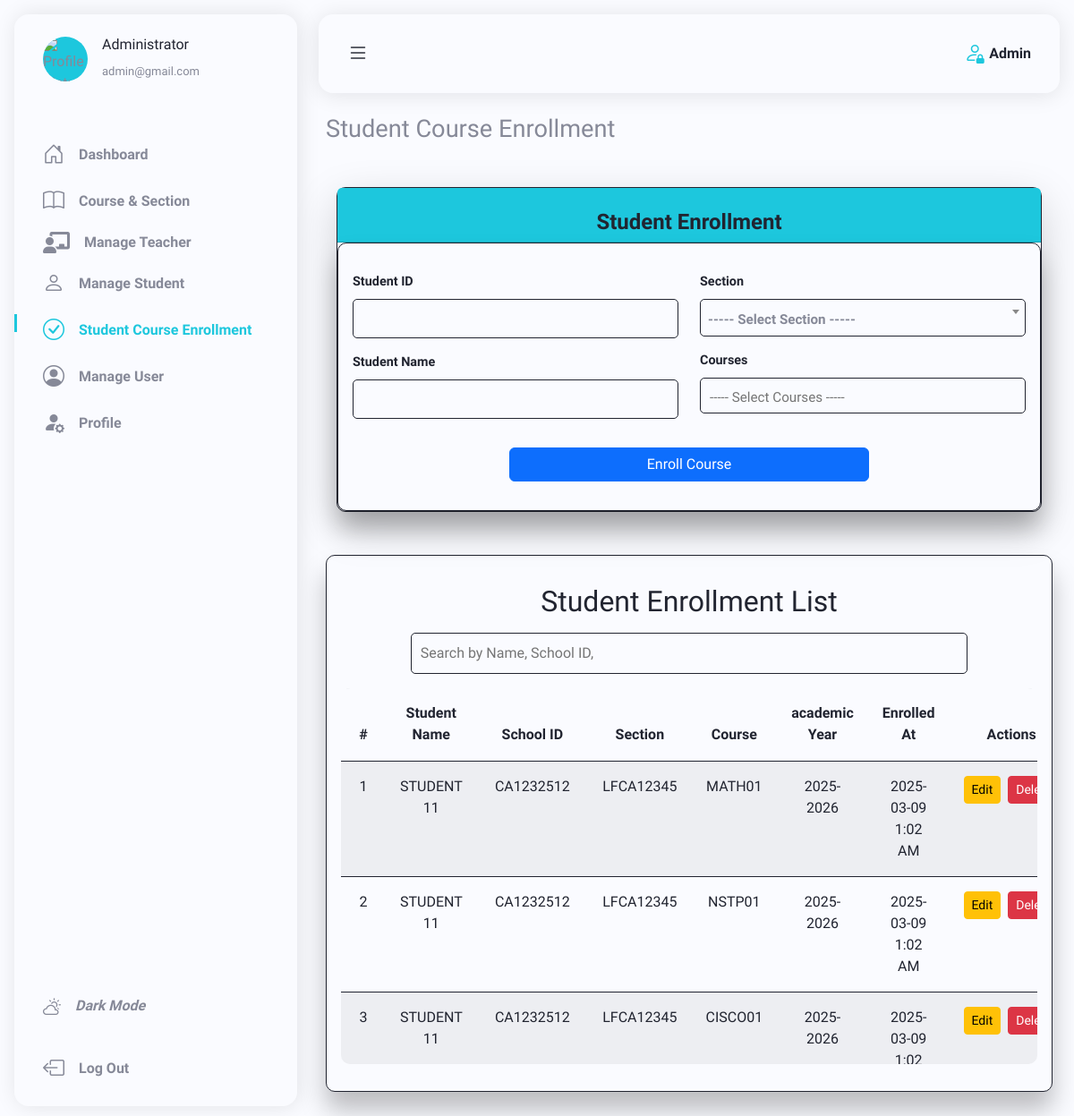
The page /Admin/enrollment.php (signed in) on the database its author committed.
### tables this page shows
CREATE TABLE users (
        user_id INT AUTO_INCREMENT PRIMARY KEY,
        school_id VARCHAR(50) NOT NULL,
        full_name VARCHAR(255) NOT NULL,
        email VARCHAR(100) UNIQUE NOT NULL,
        password VARCHAR(255) NOT NULL, 
        role ENUM('admin', 'teacher') NOT NULL,
        picture VARCHAR(255) DEFAULT NULL,
        created_at TIMESTAMP DEFAULT CURRENT_TIMESTAMP
    );

CREATE TABLE student_courses (
        student_course_id INT AUTO_INCREMENT PRIMARY KEY,
        student_id INT NOT NULL,
        course_id INT NOT NULL,
        set_group ENUM('Set A', 'Set B', 'N/A') NOT NULL DEFAULT 'N/A',
        enrolled_at TIMESTAMP DEFAULT CURRENT_TIMESTAMP,
        FOREIGN KEY (student_id) REFERENCES students(student_id) ON DELETE CASCADE,
        FOREIGN KEY (course_id) REFERENCES courses(course_id) ON DELETE CASCADE
    );

CREATE TABLE students (
        student_id INT AUTO_INCREMENT PRIMARY KEY,
        school_student_id VARCHAR(50) UNIQUE NOT NULL,
        student_name VARCHAR(255) NOT NULL,
        rfid_tag VARCHAR(50) UNIQUE NOT NULL,   
        program VARCHAR(100) NOT NULL,
        year_level ENUM('1st Year', '2nd Year', '3rd Year', '4th Year') NOT NULL,
        password VARCHAR(255) NOT NULL,
        picture VARCHAR(255) DEFAULT NULL,
        created_at TIMESTAMP DEFAULT CURRENT_TIMESTAMP
    );

CREATE TABLE courses (
        course_id INT AUTO_INCREMENT PRIMARY KEY,
        course_name VARCHAR(255) NOT NULL,
        section VARCHAR(50) NOT NULL,
        semester ENUM('1st Trimester', '2nd Trimester', '3rd Trimester') NOT NULL,
        academic_year VARCHAR(50) NOT NULL,
        full_course_name VARCHAR(255) GENERATED ALWAYS AS (CONCAT(course_name, ' ', section)) STORED,
        created_at TIMESTAMP DEFAULT CURRENT_TIMESTAMP
    );

### Admin/enrollment.php (the view, shortened to what this page needs)
<?php
 require_once __DIR__ . '/../config/db.php';
 try {
     $sql = "SELECT sc.student_course_id, s.school_student_id, s.student_name, c.course_name, c.academic_year, c.section, sc.enrolled_at
             FROM student_courses sc
             INNER JOIN students s ON sc.student_id = s.student_id
             INNER JOIN courses c ON sc.course_id = c.course_id
             ORDER BY sc.enrolled_at DESC";
     $stmt = $conn->prepare($sql);
     $stmt->execute();
     $enroll = $stmt->fetchAll(PDO::FETCH_ASSOC);
 } catch (PDOException $e) {
     die("Error fetching enrollments: " . $e->getMessage());
 }
 $re_enrollId = '';
?>
<!DOCTYPE html>
<html lang="en">
<head>
    <?php include 'head.php'; ?>
</head>
<body>
    <?php include 'sidebar.php'; ?>
    <div class="main" id="main">
        <h1>Student Course Enrollment</h1>
        <div class="container mt-4">
            <div class="card shadow-lg">
                <div class="card-header">
                    <h2 class="mb-0 text-center">Student Enrollment</h2>
                </div>
                <div class="card-body">
                    <form action="../admin/scripts/enroll.php" method="POST">
                        <div class="row">
                            <div class="col-md-6">
                                    <div class="mb-3">
                                        <label for="school_student_id" class="form-label">Student ID</label>
                                        <input type="text" name="school_student_id" id="school_student_id" value="<?= htmlspecialchars($re_enrollData['school_student_id'] ?? '') ?>" required oninput="fetchStudentDetails()">
                                    </div>
                                <div class="mb-3">
                                    <label for="student_name" class="form-label">Student Name</label>
                                    <input type="text" name="student_name" id="student_name" value="<?php echo htmlspecialchars($re_enrollData['student_name'] ?? ''); ?>" readonly>
                                </div>
                            </div>
                            <div class="col-md-6">
                                    <div class="mb-3">
                                        <label for="section" class="form-label">Section</label>
                                    </div>
                                <div class="mb-3">
                                    <label for="course_id" class="form-label">Courses</label>
                                </div>
                            </div>
                        </div>
                        <div class="mb-3 d-flex justify-content-center">
                            <button type="submit" class="btn btn-primary w-50">
                                <?php echo $re_enrollId ? 'Reassign Course' : 'Enroll Course'; ?>
                            </button>
                        </div>
                    </form>
                </div>
            </div>
        </div>
        <div class="student-enrollment-container">
            <div class="mb-0">
                <h2 class="text-center">
                    Student Enrollment List
                </h2>
            </div>
            <div class="search-wrapper my-3">
                <input type="text" id="search-enrolled" placeholder="Search by Name, School ID," class="search-input">
            </div>
            <div class="table-wrapper">
                <table class="table table-striped table-bordered tContainer">
                    <thead>
                        <tr>
                            <th>#</th>
                            <th>Student Name</th>
                            <th>School ID</th>
                            <th>Section</th>
                            <th>Course</th>
                            <th>academic Year</th>
                            <th>Enrolled At</th>
                            <th>Actions</th>
                        </tr>
                    </thead>
                    <tbody class="enrolled-list">
                        <?php if (empty($enroll)): ?>
                            <tr>
                                <td colspan="8" style="text-align: center; font-weight: bold">No Enrolled Records</td>
                            </tr>
                        <?php else: ?>
                            <?php foreach ($enroll as $index => $enrolled): ?>
                                <tr data-enrolled-id="<?php echo htmlspecialchars($enrolled['student_course_id']); ?>">
                                <td><?php echo htmlspecialchars($index + 1); ?></td>
                                    <td><?php echo htmlspecialchars($enrolled['student_name']); ?></td>
                                    <td><?php echo htmlspecialchars($enrolled['school_student_id']); ?></td>
                                    <td><?php echo htmlspecialchars($enrolled['section']); ?></td>
                                    <td><?php echo htmlspecialchars($enrolled['course_name']); ?></td>
                                    <td><?php echo htmlspecialchars($enrolled['academic_year']); ?></td>
                                    <td>
                                        <?php
                                            $createdAt = new DateTime($enrolled['enrolled_at']);
                                            echo htmlspecialchars($createdAt->format('Y-m-d g:i A'));
                                        ?>
                                    </td>
                                    <td>
                                    <div class="d-flex gap-2">
                                        <a href="?re_enroll_id=<?php echo htmlspecialchars($enrolled['student_course_id']); ?>"
                                        class="btn btn-warning btn-sm">Edit</a>
                                        <form id="delete-form-<?php echo $enrolled['student_course_id']; ?>" action="" method="POST">
                                            <button type="button" class="btn btn-danger btn-sm"
                                            onclick="deleteEnrolled(<?php echo $enrolled['student_course_id']; ?>)">Delete</button>
                                        </form>
                                    </div>
                                    </td>
                                </tr>
                            <?php endforeach; ?>
                        <?php endif; ?>
                    </tbody>
                </table>
            </div>
        </div>
    </div>
</body>
</html>

### Admin/sidebar.php (shortened to what this page needs)
<?php
include '../config/db.php';
$user_id = $_SESSION['user_id'] ?? null;
$admin = [
    'full_name' => 'Administrator',
    'email' => 'admin@gmail.com',
    'picture' => '../assets/uploads/default.png',
    'role' => 'Admin'
];
if ($user_id) {
    try {
        $stmt = $conn->prepare("SELECT full_name, email, picture, role FROM users WHERE user_id = :user_id");
        $stmt->bindParam(':user_id', $user_id, PDO::PARAM_INT);
        $stmt->execute();
        $row = $stmt->fetch(PDO::FETCH_ASSOC);
        if ($row) {
            $admin = [
                'full_name' => $row['full_name'],
                'email' => $row['email'],
                'picture' => !empty($row['picture']) ? "../assets/uploads/" . $row['picture'] : $admin['picture'],
                'role' => $row['role']
            ];
        }
    } catch (PDOException $e) {
        die("Database Error: " . $e->getMessage());
    }
}
?>
<header class="header" id="header">
    <div class="header-container">
        <a href="" class="header-logo" id="header-logo">
            <i class="bi bi-person-lock"></i>
            <span><?= htmlspecialchars(ucwords($admin['role'])) ?></span>
        </a>
        <button class="header-toggle" id="header-toggle">
            <i class="bi bi-list"></i>
        </button>
    </div>
</header>
<nav class="sidebar" id="sidebar">
    <div class="sidebar-container">
        <div class="sidebar-user">
            <div class="sidebar-img">
                <img src="<?= htmlspecialchars($admin['picture']) ?>" alt="Profile Picture">
            </div>
            <div class="sidebar-info">
                <h3><?= htmlspecialchars($admin['full_name']) ?></h3>
                <span><?= htmlspecialchars($admin['email']) ?></span>
            </div>
        </div>
        <div class="sidebar-content">
            <div class="sidebar-list">
                <a href="dashboard.php" class="sidebar-link">
                    <i class="bi bi-house-door"></i>
                    <span>Dashboard</span>
                </a>
            </div>
            <div class="sidebar-list">
                <a href="course-section.php" class="sidebar-link">
                    <i class="bi bi-book"></i>
                    <span>Course & Section</span>
                </a>
            </div>
            <div class="sidebar-list">
                <a href="manage-teachers.php" class="sidebar-link">
                    <i class="fas fa-chalkboard-teacher"></i>
                    <span>Manage Teacher</span>
                </a>
            </div>
            <div class="sidebar-list">
                <a href="manage-students.php" class="sidebar-link">
                    <i class="bi bi-person"></i>
                    <span>Manage Student</span>
                </a>
            </div>
            <div class="sidebar-list">
                <a href="enrollment.php" class="sidebar-link">
                    <i class="bi bi-check-circle"></i>
                    <span>Student Course Enrollment</span>
                </a>
            </div>
            <div class="sidebar-list">
                <a href="manage-user.php" class="sidebar-link">
                    <i class="bi bi-person-circle"></i>
                    <span>Manage User</span>
                </a>
            </div>
            <div class="sidebar-list">
                <a href="profile.php" class="sidebar-link">
                    <i class="bi bi-person-fill-gear"></i>
                    <span>Profile</span>
                </a>
            </div>
        </div>
        <div class="sidebar-actions">
            <button>
                <i class="bi bi-cloud-sun sidebar-link sidebar-theme" id="theme-button">
                    <span>Theme</span>
                </i>
            </button>
            <form action="../logout.php">
                <button class="sidebar-link">
                    <i class="bi bi-box-arrow-left"></i>
                    <span>Log Out</span>
                </button>
            </form>
        </div>
    </div>
</nav>

### assets/css/Admin.css (style rules this page uses)
.course-list-container, .assigned-course-container, .student-container, .student-enrollment-container, .user-list-container { margin-top: 3rem; min-width: 350px; padding: 1rem; background-color: var(--body-color); border-radius: 10px; box-shadow: var(--box-shadow); height: 600px; border: 1px solid var(--title-color); margin-bottom: 2rem; }

### rows shown on the page
users: role "Admin", full_name "Administrator", email "admin@gmail.com"
student_courses: student.student_name "STUDENT 11", student.school_student_id "CA1232512", course.section "LFCA12345", course.course_name "MATH01", course.academic_year "2025-2026", enrolled_at "2025-03-09 1:02 AM"
student_courses: student.student_name "STUDENT 11", student.school_student_id "CA1232512", course.section "LFCA12345", course.course_name "NSTP01", course.academic_year "2025-2026", enrolled_at "2025-03-09 1:02 AM"
student_courses: student.student_name "STUDENT 11", student.school_student_id "CA1232512", course.section "LFCA12345", course.course_name "CISCO01", course.academic_year "2025-2026", enrolled_at "2025-03-09…"
